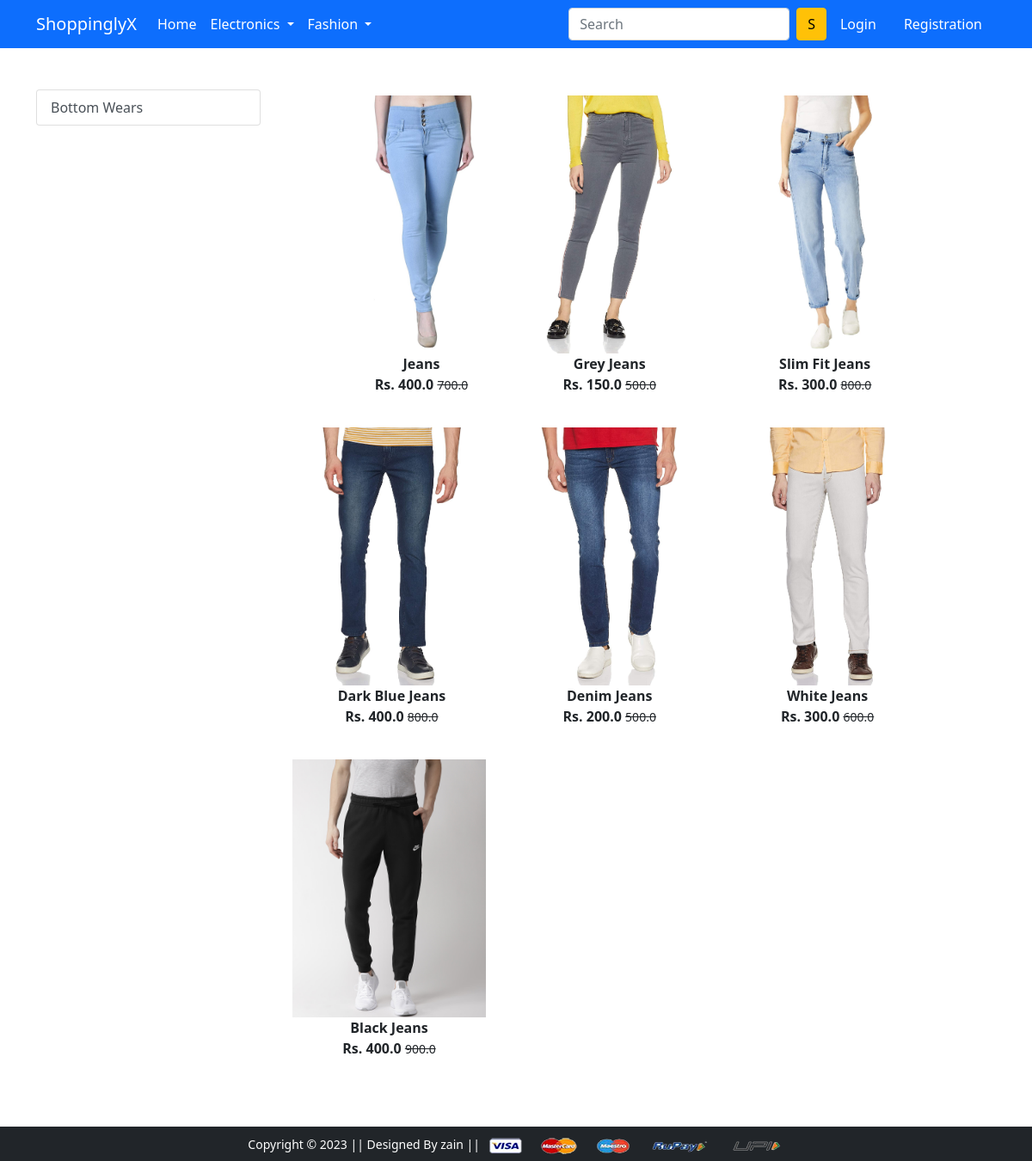
The app's page /bottomwear/ with its own data.
### app/models.py (models this page shows, shortened)
class Product(models.Model):
 title = models.CharField(max_length=100)
 selling_price = models.FloatField()
 discounted_price = models.FloatField()
 description = models.TextField()
 brand = models.CharField(max_length=100)
 category = models.CharField(choices=CATEGORY_CHOICES, max_length=2)
 product_image = models.ImageField(upload_to='productimg')

### app/views.py (the view)
# urls.py: path('bottomwear/', views.bottomwear, name='bottomwear'),
def bottomwear(request, data=None):
    totalitem = 0
    if request.user.is_authenticated:
        totalitem = len(Cart.objects.filter(user=request.user))
    if data == None:
        bottomwears = Product.objects.filter(category='BW')
    return render(request, 'app/bottomwear.html', {'bottomwears': bottomwears, 'totalitem':totalitem})

### app/templates/app/bottomwear.html (shortened to what this page needs)
{% extends 'app/base.html' %}
{% load static %}
{% block main-content %}
<div class="container my-5">
 <div class="row">
  <div class="col-sm-3">
  <div class="list-group">
    <a href="{% url 'topwear' %}" class="list-group-item
    list-group-item-action" aria-current="true">Bottom Wears</a>
  </div>
  </div>
  <div class="col-sm-8">
  <div class="row">
    {% for product in bottomwears %}
    <div class="col-sm-4 text-center mb-4">
        <a href="{% url 'product-detail' product.id %}"
        class="btn">
    <div class="item">
        <img src="{{product.product_image.url}}" alt="" height="300" class="">
        <div class="fw-bold">{{product.title}}</div>
        <div class="fw-bold">Rs. {{product.discounted_price}}
        <small class="fw-light text-decoration-line-through">
        {{product.selling_price}}</small></div>
    </div>
    </a>
    </div>
    {% endfor %}
  </div>
  </div>
 </div>
</div>
{% endblock main-content %}

### records on screen
Product: product_image (picture), title "Jeans", discounted_price "400.0", selling_price "700.0"
Product: product_image (picture), title "Grey Jeans", discounted_price "150.0", selling_price "500.0"
Product: product_image (picture), title "Slim Fit Jeans", discounted_price "300.0", selling_price "800.0"
Product: product_image (picture), title "Dark Blue Jeans", discounted_price "400.0", selling_price "800.0"
Product: product_image (picture), title "Denim Jeans", discounted_price "200.0", selling_price "500.0"
Product: product_image (picture), title "White Jeans", discounted_price "300.0", selling_price "600.0"
Product: product_image (picture), title "Black Jeans", discounted_price "400.0", selling_price "900.0"
